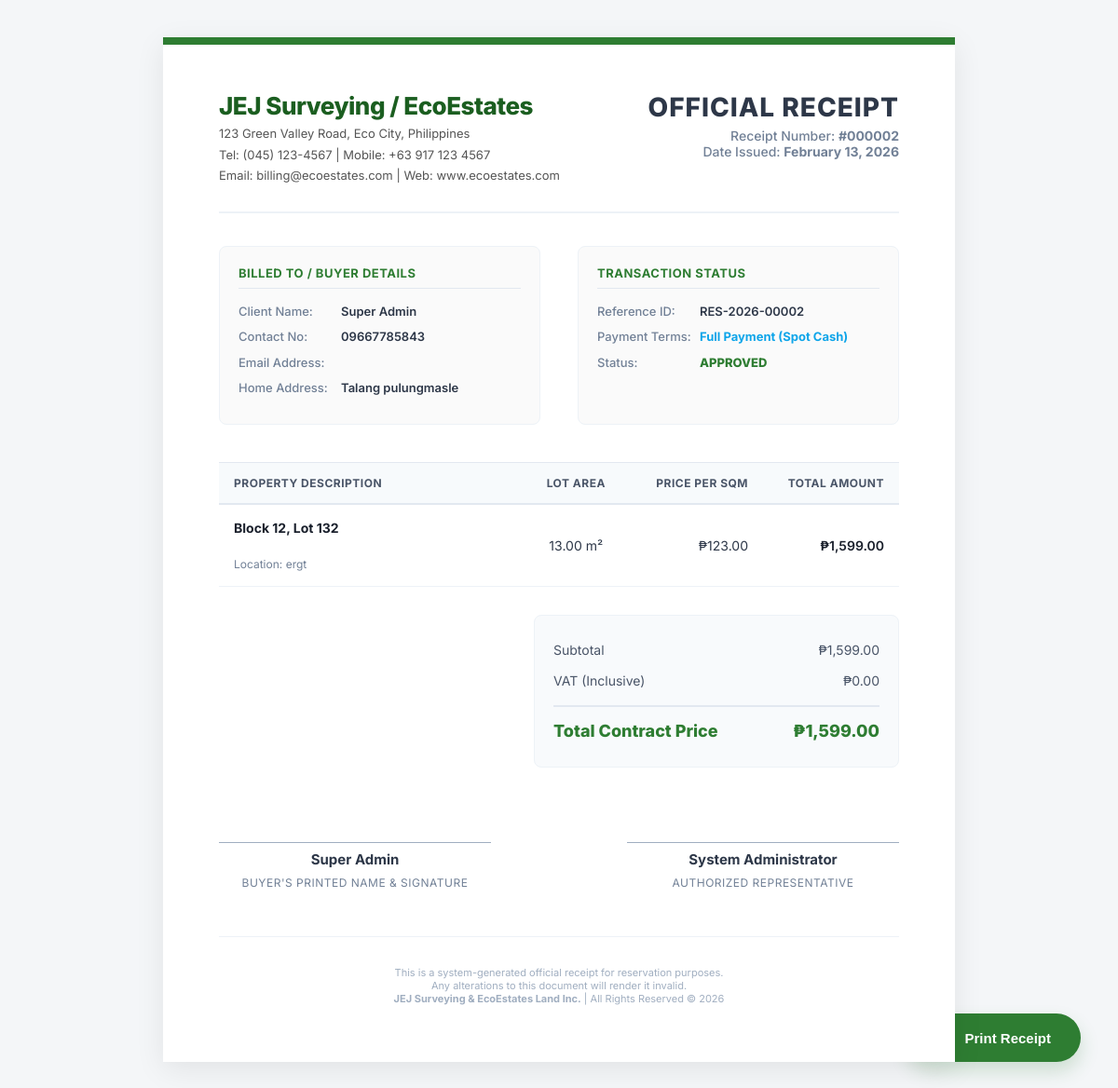
Screenshot of /receipt.php?id=2 (signed in) with the database file from the repository.
### tables this page shows
CREATE TABLE `reservations` (
  `id` int(11) NOT NULL,
  `user_id` int(11) DEFAULT NULL,
  `contact_number` varchar(20) DEFAULT NULL,
  `email` varchar(100) DEFAULT NULL,
  `birth_date` date DEFAULT NULL,
  `lot_id` int(11) DEFAULT NULL,
  `reservation_date` datetime DEFAULT current_timestamp(),
  `status` enum('PENDING','APPROVED','CANCELLED') DEFAULT 'PENDING',
  `payment_type` enum('CASH','INSTALLMENT') DEFAULT NULL,
  `installment_months` int(11) DEFAULT NULL,
  `monthly_payment` decimal(12,2) DEFAULT NULL,
  `payment_proof` varchar(255) DEFAULT NULL,
  `notes` text DEFAULT NULL,
  `buyer_address` text DEFAULT NULL,
  `valid_id_file` varchar(255) DEFAULT NULL,
  `selfie_with_id` varchar(255) DEFAULT NULL
);

CREATE TABLE `users` (
  `id` int(11) NOT NULL,
  `fullname` varchar(100) DEFAULT NULL,
  `email` varchar(100) DEFAULT NULL,
  `password` varchar(255) DEFAULT NULL,
  `phone` varchar(20) DEFAULT NULL,
  `role` enum('SUPER ADMIN','ADMIN','MANAGER','AGENT','BUYER') DEFAULT 'BUYER',
  `created_at` timestamp NOT NULL DEFAULT current_timestamp()
);

CREATE TABLE `lots` (
  `id` int(11) NOT NULL,
  `location` varchar(255) DEFAULT NULL,
  `phase_id` int(11) DEFAULT NULL,
  `block_no` varchar(10) DEFAULT NULL,
  `lot_no` varchar(10) DEFAULT NULL,
  `area` decimal(10,2) DEFAULT NULL,
  `price_per_sqm` decimal(10,2) DEFAULT NULL,
  `total_price` decimal(12,2) DEFAULT NULL,
  `status` enum('AVAILABLE','RESERVED','SOLD') DEFAULT 'AVAILABLE',
  `property_overview` text DEFAULT NULL,
  `coordinates` varchar(50) DEFAULT NULL,
  `lot_image` varchar(255) DEFAULT 'default_lot.jpg',
  `property_type` enum('Subdivision','Lot','Land','Farm','Shop','Business') DEFAULT 'Subdivision',
  `latitude` decimal(10,8) DEFAULT NULL,
  `longitude` decimal(11,8) DEFAULT NULL,
  `points` text DEFAULT NULL
);

### receipt.php (the view, shortened to what this page needs)
<?php
include 'config.php';
$id = $_GET['id'];
$stmt = $conn->prepare("SELECT r.*, u.fullname, l.block_no, l.lot_no, l.area, l.price_per_sqm, l.total_price, l.location, l.property_type
                        FROM reservations r
                        JOIN users u ON r.user_id = u.id
                        JOIN lots l ON r.lot_id = l.id
                        WHERE r.id = ?");
$stmt->bind_param("i", $id);
$stmt->execute();
$data = $stmt->get_result()->fetch_assoc();
$payment_term_display = (strtoupper($data['payment_type']) === 'CASH') ? 'Full Payment (Spot Cash)' : 'Downpayment (Installment)';
?>
<!DOCTYPE html>
<html lang="en">
<head>
</head>
<body>
    <button class="btn-print" onclick="window.print()">
        Print Receipt
    </button>
    <div class="receipt-container">
        <div class="header-section">
            <div class="company-info">
                <h1>JEJ Surveying / EcoEstates</h1>
                <p>123 Green Valley Road, Eco City, Philippines</p>
                <p>Tel: (045) 123-4567 | Mobile: +63 917 123 4567</p>
                <p>Email: billing@ecoestates.com | Web: www.ecoestates.com</p>
            </div>
            <div class="receipt-title">
                <h2>Official Receipt</h2>
                <p>Receipt Number: <strong>#<?= str_pad($data['id'], 6, '0', STR_PAD_LEFT) ?></strong></p>
                <p>Date Issued: <strong><?= date('F d, Y', strtotime($data['reservation_date'])) ?></strong></p>
            </div>
        </div>
        <div class="info-grid">
            <div class="info-box">
                <h3>Billed To / Buyer Details</h3>
                <div class="info-row"><span class="label">Client Name:</span> <span class="value"><?= htmlspecialchars($data['fullname']) ?></span></div>
                <div class="info-row"><span class="label">Contact No:</span> <span class="value"><?= htmlspecialchars($data['contact_number']) ?></span></div>
                <div class="info-row"><span class="label">Email Address:</span> <span class="value"><?= htmlspecialchars($data['email']) ?></span></div>
                <div class="info-row"><span class="label">Home Address:</span> <span class="value"><?= htmlspecialchars($data['buyer_address']) ?></span></div>
            </div>
            <div class="info-box">
                <h3>Transaction Status</h3>
                <div class="info-row"><span class="label">Reference ID:</span> <span class="value">RES-<?= date('Y') ?>-<?= str_pad($data['id'], 5, '0', STR_PAD_LEFT) ?></span></div>
                <div class="info-row">
                    <span class="label">Payment Terms:</span>
                    <span class="value" style="color: #0ea5e9; font-weight: 700;"><?= $payment_term_display ?></span>
                </div>
                <div class="info-row"><span class="label">Status:</span>
                    <span class="value" style="color: <?= $data['status'] == 'APPROVED' ? '#2e7d32' : ($data['status'] == 'PENDING' ? '#d97706' : '#dc2626') ?>; font-weight: 800;">
                        <?= strtoupper(htmlspecialchars($data['status'])) ?>
                    </span>
                </div>
            </div>
        </div>
        <table>
            <thead>
                <tr>
                    <th width="45%">Property Description</th>
                    <th class="text-center" width="15%">Lot Area</th>
                    <th class="text-right" width="20%">Price per Sqm</th>
                    <th class="text-right" width="20%">Total Amount</th>
                </tr>
            </thead>
            <tbody>
                <tr>
                    <td>
                        <span class="item-title">Block <?= htmlspecialchars($data['block_no']) ?>, Lot <?= htmlspecialchars($data['lot_no']) ?></span>
                        <span class="item-desc">
                            <?= htmlspecialchars($data['property_type']) ?><br>
                            Location: <?= htmlspecialchars($data['location']) ?>
                        </span>
                    </td>
                    <td class="text-center" style="vertical-align: middle;">
                        <?= number_format($data['area'], 2) ?> m²
                    </td>
                    <td class="text-right" style="vertical-align: middle;">
                        ₱<?= number_format($data['price_per_sqm'], 2) ?>
                    </td>
                    <td class="text-right" style="vertical-align: middle; font-weight: 600; color: #1a202c;">
                        ₱<?= number_format($data['total_price'], 2) ?>
                    </td>
                </tr>
            </tbody>
        </table>
        <div class="totals-container">
            <div class="totals-box">
                <div class="total-row">
                    <span>Subtotal</span>
                    <span>₱<?= number_format($data['total_price'], 2) ?></span>
                </div>
                <div class="total-row">
                    <span>VAT (Inclusive)</span>
                    <span>₱0.00</span>
                </div>
                <div class="total-row grand-total">
                    <span>Total Contract Price</span>
                    <span>₱<?= number_format($data['total_price'], 2) ?></span>
                </div>
            </div>
        </div>
        <div class="signatures">
            <div class="sig-box">
                <div class="sig-line"><?= htmlspecialchars($data['fullname']) ?></div>
                <div class="sig-title">Buyer's Printed Name & Signature</div>
            </div>
            <div class="sig-box">
                <div class="sig-line">System Administrator</div>
                <div class="sig-title">Authorized Representative</div>
            </div>
        </div>
        <div class="footer">
            <p>This is a system-generated official receipt for reservation purposes. <br>
            Any alterations to this document will render it invalid.<br>
            <strong>JEJ Surveying & EcoEstates Land Inc.</strong> | All Rights Reserved &copy; <?= date('Y') ?></p>
        </div>
    </div>
</body>
</html>

### receipt.php (style rules this page uses)
body { font-family: 'Inter', sans-serif; background-color: #f4f6f8; color: #333; margin: 0; padding: 40px 20px; display: flex; justify-content: center; }
.receipt-container { background: #ffffff; width: 100%; max-width: 850px; padding: 50px 60px; box-shadow: 0 8px 30px rgba(0,0,0,0.08); border-top: 8px solid #2e7d32; position: relative; box-sizing: border-box; }
.header-section { display: flex; justify-content: space-between; align-items: flex-start; border-bottom: 2px solid #edf2f7; padding-bottom: 25px; margin-bottom: 35px; }
.company-info h1 { margin: 0 0 5px 0; font-size: 26px; font-weight: 800; color: #1b5e20; letter-spacing: -0.5px; }
.company-info p { margin: 3px 0; font-size: 13px; color: #555; line-height: 1.5; }
.receipt-title { text-align: right; }
.receipt-title h2 { margin: 0 0 5px 0; font-size: 28px; font-weight: 800; color: #2d3748; text-transform: uppercase; letter-spacing: 1px; }
.receipt-title p { margin: 0; font-size: 14px; color: #718096; font-weight: 500; }
.info-grid { display: grid; grid-template-columns: 1fr 1fr; gap: 40px; margin-bottom: 40px; }
.info-box { background: #fafafa; padding: 20px; border-radius: 8px; border: 1px solid #edf2f7; }
.info-box h3 { margin: 0 0 15px 0; font-size: 13px; text-transform: uppercase; color: #2e7d32; font-weight: 700; letter-spacing: 0.5px; border-bottom: 1px solid #e2e8f0; padding-bottom: 8px; }
.info-row { display: flex; margin-bottom: 8px; font-size: 13px; line-height: 1.5; }
.info-row span.label { width: 110px; color: #718096; font-weight: 500; }
.info-row span.value { flex: 1; color: #2d3748; font-weight: 600; }
table { width: 100%; border-collapse: collapse; margin-bottom: 30px; }
th { background-color: #f7fafc; color: #4a5568; text-align: left; padding: 14px 16px; font-size: 12px; font-weight: 700; text-transform: uppercase; letter-spacing: 0.5px; border-bottom: 2px solid #e2e8f0; border-top: 1px solid #e2e8f0; }
td { padding: 16px; font-size: 14px; color: #2d3748; border-bottom: 1px solid #edf2f7; vertical-align: top; }
.text-right { text-align: right; }
.text-center { text-align: center; }
.item-title { font-weight: 700; color: #1a202c; margin-bottom: 4px; display: block; }
.item-desc { font-size: 12px; color: #718096; }
.totals-container { display: flex; justify-content: flex-end; margin-bottom: 50px; }
.totals-box { width: 350px; background: #f8fafc; border: 1px solid #edf2f7; border-radius: 8px; padding: 20px; }
.total-row { display: flex; justify-content: space-between; padding: 8px 0; font-size: 14px; color: #4a5568; }
.total-row.grand-total { border-top: 2px solid #e2e8f0; margin-top: 10px; padding-top: 15px; font-size: 18px; font-weight: 800; color: #2e7d32; }
.signatures { display: flex; justify-content: space-between; margin-top: 60px; padding-top: 20px; }
.sig-box { width: 40%; text-align: center; }
.sig-line { border-top: 1px solid #a0aec0; margin-bottom: 8px; padding-top: 8px; font-weight: 700; color: #2d3748; font-size: 15px; }
.sig-title { font-size: 12px; color: #718096; text-transform: uppercase; letter-spacing: 0.5px; }
.footer { margin-top: 50px; text-align: center; font-size: 11px; color: #a0aec0; border-top: 1px solid #edf2f7; padding-top: 20px; }
.btn-print { position: fixed; bottom: 40px; right: 40px; background: #2e7d32; color: white; padding: 16px 32px; border: none; border-radius: 50px; cursor: pointer; font-weight: 700; font-size: 15px; box-shadow: 0 10px 20px rgba(46, 125, 50, 0.2); transition: all 0.3s ease; display: flex; align-items: center; gap: 10px; }

### rows the page displays
reservations: id "000002", reservation_date "February 13, 2026", user.fullname "Super Admin", contact_number "09667785843", buyer_address "Talang pulungmasle", id "00002", payment_type "Full Payment (Spot Cash)", status "APPROVED", lot.block_no "12", lot.lot_no "132", lot.location "ergt", lot.area "13.00", lot.price_per_sqm "123.00", lot.total_price "1,599.00"
